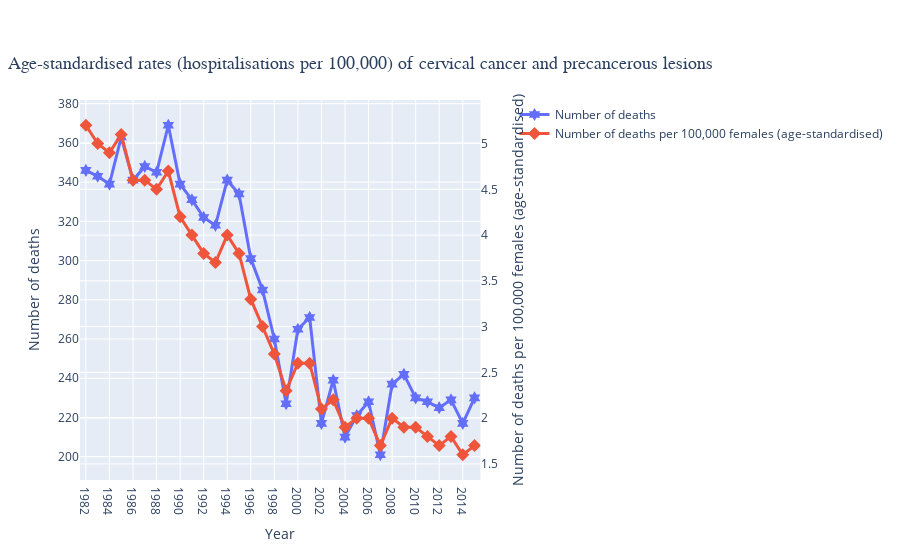

Notebook cell for this chart:
### Code cell
fig = make_subplots(specs=[[{"secondary_y": True}]])

# Add traces
fig.add_trace(trace1, secondary_y=False,)
fig.add_trace(trace2, secondary_y=True,)

fig.update_xaxes(title_text=dataset.columns[0])
fig.update_yaxes(title_text=dataset.columns[1], secondary_y = False)
fig.update_yaxes(title_text=dataset.columns[2], secondary_y = True)

title = 'Age-standardised rates (hospitalisations per 100,000) of cervical cancer and precancerous lesions'
fig.update_layout(xaxis = dict(title = 'Year', range=[1981.5,2015.5], dtick=5),
                 title = dict(text = title, x=0.4, y=0.9, font_size = 18, font_family = 'Arial'))
#csp.iplot(fig, filename = 'Figure 3')

### Figure 1 — Plotly figure (JSON) as saved in the notebook; plotly's stock layout.template omitted (floating-point values rounded to 4 significant figures)
{"data": [{"line": {"width": 3}, "marker": {"size": 10, "symbol": "hexagram"}, "mode": "markers+lines", "name": "Number of deaths", "type": "scatter", "x": [1982, 1983, 1984, 1985, 1986, 1987, 1988, 1989, 1990, 1991, 1992, 1993, 1994, 1995, 1996, 1997, 1998, 1999, 2000, 2001, 2002, 2003, 2004, 2005, 2006, 2007, 2008, 2009, 2010, 2011, 2012, 2013, 2014, 2015], "xaxis": "x", "y": [346, 343, 339, 363, 341, 348, 345, 369, 339, 331, 322, 318, 341, 334, 301, 285, 260, 227, 265, 271, 217, 239, 210, 221, 228, 201, 237, 242, 230, 228, 225, 229, 217, 230], "yaxis": "y"}, {"line": {"width": 3}, "marker": {"size": 10, "symbol": "diamond"}, "mode": "markers+lines", "name": "Number of deaths per 100,000 females\n(age-standardised)", "type": "scatter", "x": [1982, 1983, 1984, 1985, 1986, 1987, 1988, 1989, 1990, 1991, 1992, 1993, 1994, 1995, 1996, 1997, 1998, 1999, 2000, 2001, 2002, 2003, 2004, 2005, 2006, 2007, 2008, 2009, 2010, 2011, 2012, 2013, 2014, 2015], "xaxis": "x", "y": [5.2, 5, 4.9, 5.1, 4.6, 4.6, 4.5, 4.7, 4.2, 4, 3.8, 3.7, 4, 3.8, 3.3, 3, 2.7, 2.3, 2.6, 2.6, 2.1, 2.2, 1.9, 2, 2, 1.7, 2, 1.9, 1.9, 1.8, 1.7, 1.8, 1.6, 1.7], "yaxis": "y2"}], "layout": {"title": {"font": {"family": "Arial", "size": 18}, "text": "Age-standardised rates (hospitalisations per 100,000) of cervical cancer and precancerous lesions", "x": 0.4, "y": 0.9}, "xaxis": {"anchor": "y", "domain": [0, 0.94], "dtick": 2, "range": [1982.0, 2016.0], "title": {"text": "Year"}}, "yaxis": {"anchor": "x", "domain": [0, 1], "title": {"text": "Number of deaths"}}, "yaxis2": {"anchor": "x", "overlaying": "y", "side": "right", "title": {"text": "Number of deaths per 100,000 females\n(age-standardised)"}}}}
